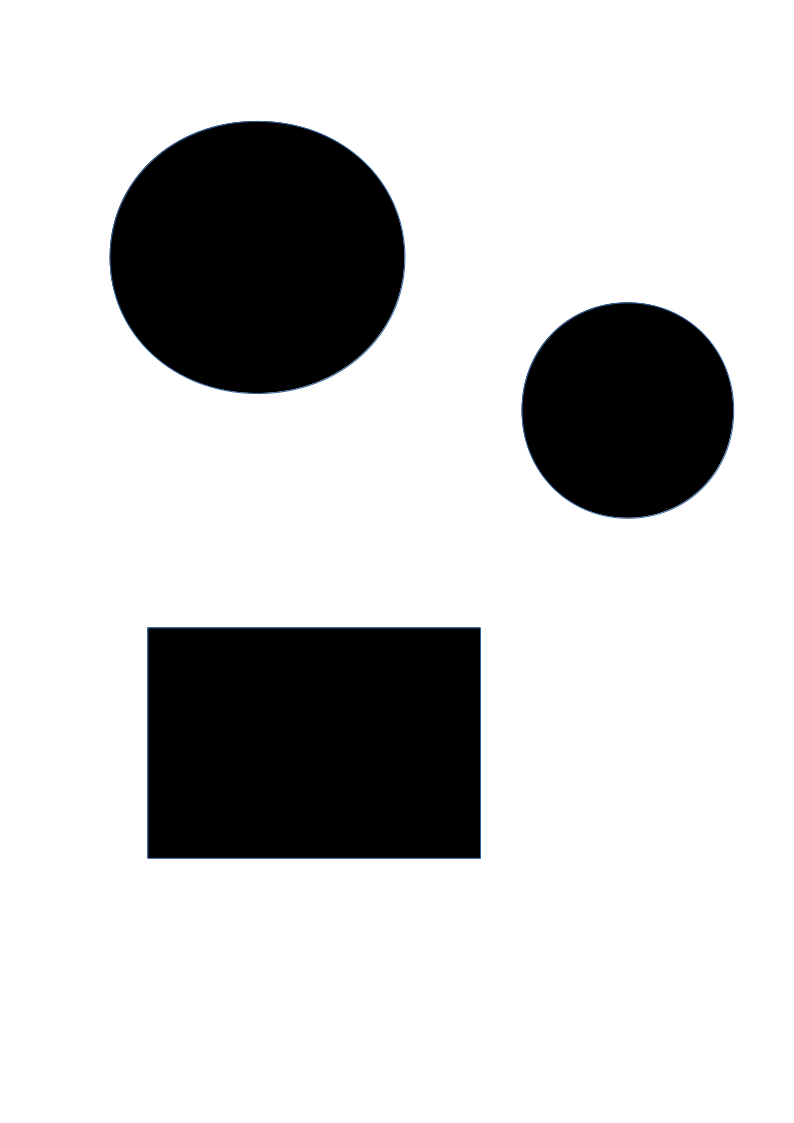
//> input picture Downloads/example.png, 794 x 1123 px
$ ./bfs   (built with g++ and OpenCV 4)
//> lines starting //> are read from the running program, lines starting //| are printed output that depends on the picture; after the words box and inside, x2 and y2 are one past the last pixel; in counts of white or black regions, pixels touching at a corner belong together
#include"opencv2/highgui/highgui.hpp"
#include"opencv2/core/core.hpp"
#include"opencv2/imgproc/imgproc.hpp"
#include<iostream>
using namespace cv;
using namespace std;
struct node
	{
		int x,y;
	};

#include<queue>
queue <node> myq;
void bfs(Mat a, Mat b, int i,int j);
int isvalid(Mat a,int i, int j);

int main()
{
Mat d=imread("example.png",0);
//> d: 1123 rows x 794 cols, CV_8UC1; min 0, max 255, mean 204.4

int l,m;


Mat a(d.rows,d.cols,CV_8UC1,Scalar(0));
	for(l=0;l<a.rows;l++)
	{
		for(m=0;m<a.cols;m++)
		{
			if(d.at<uchar>(l,m)<150)
				a.at<uchar>(l,m)=0;
			else
				a.at<uchar>(l,m)=255;
	    }
	}
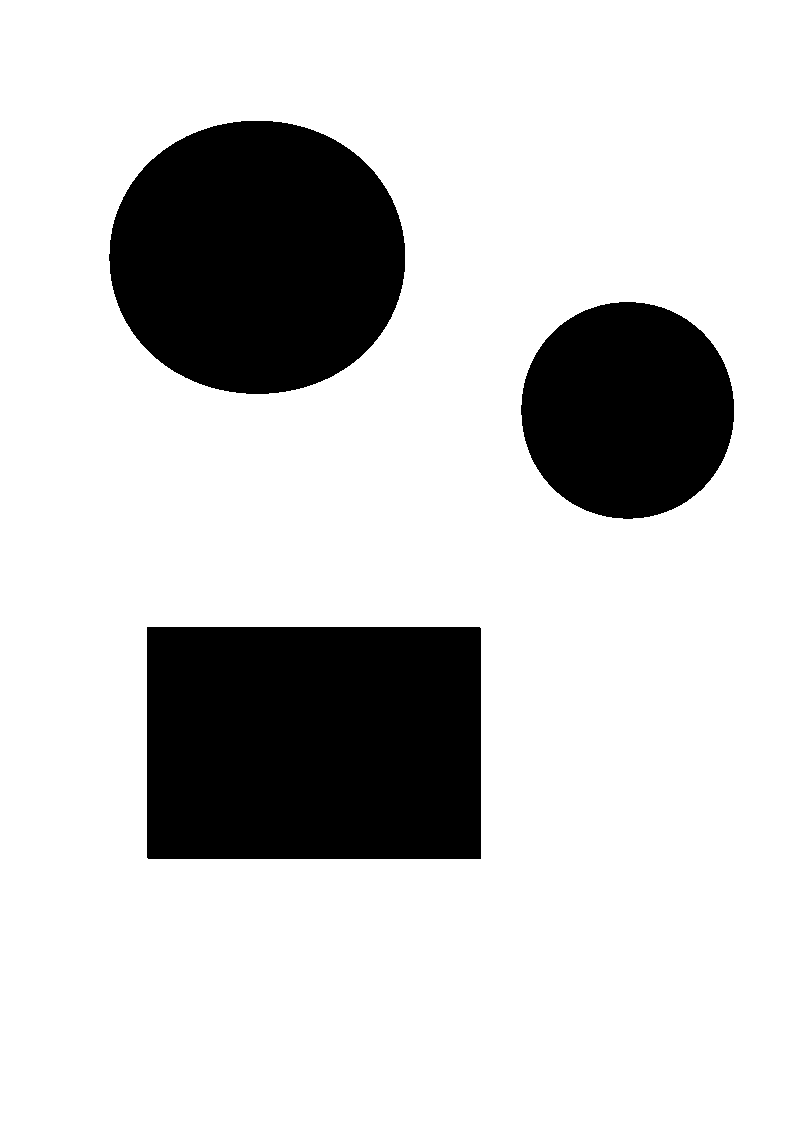
//> a: 1123 rows x 794 cols, CV_8UC1; 80% white; 3 black regions, box (x1, y1, x2, y2) and area: (147, 627, 481, 859) 77486, (109, 121, 405, 394) 63961, (521, 302, 734, 519) 36440


Mat b=a.clone();
int i,j,k;
node temp;
int count=0;

for(l=0;l<a.rows-1;l++)
{
	for(m=0;m<a.cols-1;m++)
	{

		if(b.at<uchar>(l,m)==0)
		{
		    temp.x=l;
		    temp.y=m;
		    myq.push(temp);
		   	b.at<uchar>(l,m)=255;
			bfs(a,b,l,m);

			count++;

		}
	}
}
//> b: 1123 rows x 794 cols, CV_8UC1; 19.95% of pixels changed, all inside (x1, y1, x2, y2) = (109, 121, 734, 859)
//> after the loop, myq = 0 items; count = 3
cout<<count<<endl;
//| 3
return 0;
}

void bfs(Mat a,Mat b,int i,int j)
{
	node temp;


	while(!myq.empty())
	{

			if(isvalid(a,i,j+1)&&b.at<uchar>(i,j+1)==0)
			{
				b.at<uchar>(i,j+1)=255;
				temp.x=i;
			    temp.y=j+1;
				myq.push(temp);

			}
			if (isvalid(a,i+1,j)&&b.at<uchar>(i+1,j)==0)
			{
				b.at<uchar>(i+1,j)=255;
				temp.x=i+1;
			    temp.y=j;
				myq.push(temp);
			}
			if(isvalid(a,i,j-1)&&b.at<uchar>(i,j-1)==0)
			{
				b.at<uchar>(i,j-1)=255;
				temp.x=i;
			    temp.y=j-1;
				myq.push(temp);
			}
			 if(isvalid(a,i-1,j)&&b.at<uchar>(i-1,j)==0)
			  {
				b.at<uchar>(i-1,j)=255;
				temp.x=i-1;
			    temp.y=j;
				myq.push(temp);
			  }
				myq.pop();
				if(!myq.empty())
					{temp=myq.front();
				i=temp.x;j=temp.y;}                                 //check
	}
}

int isvalid(Mat a,int x, int y)
{
	if(x<0||y<0||x>a.rows-1||y>a.cols-1){

	 	return 0;
	}
	else return 1;
}
